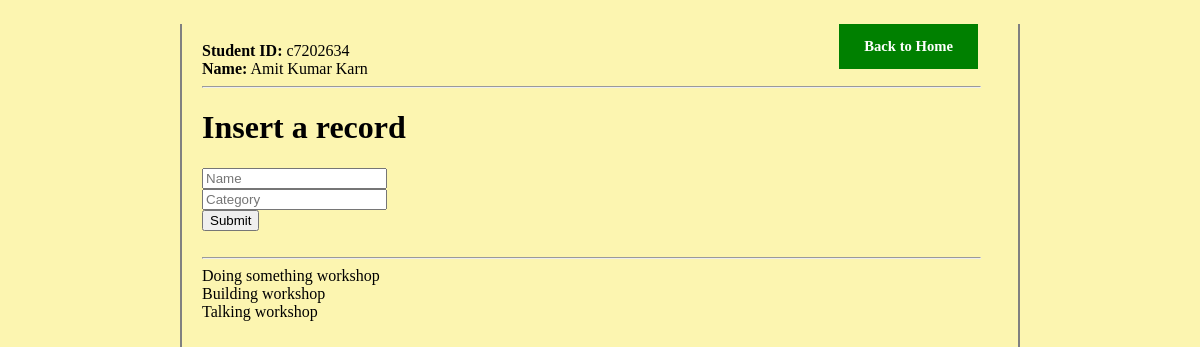
/portfolio/week8/task1/Wk8Recap.php, run on the app's committed database.
### tables this page shows
CREATE TABLE IF NOT EXISTS `events` (   
	`eventID` int(8) NOT NULL AUTO_INCREMENT,   
	`eventName` varchar(256) NOT NULL,   
	`eventCategory` varchar(256) NOT NULL,   
	PRIMARY KEY (`eventID`) 
	);

### portfolio/week8/task1/Wk8Select.php (the view, shortened to what this page needs)
<?php
	include '../../connection.php';
	$query="SELECT * FROM events where eventCategory='workshop'";
	$result=mysqli_query($connection, $query);
	while($row=mysqli_fetch_assoc($result))
	{
		echo $row['eventName'].' '.$row['eventCategory'].'<br />';
	}
?>

### portfolio/week8/style.css (style rules this page uses)
body { margin-left: 15%; margin-right: 15%; border-left: 2px solid grey; border-right: 2px solid grey; padding-left: 20px; padding-right: 15px; margin-top: 2%; border-bottom: 2px solid grey; background-color: #fcf5b0; }

### data on the page
events: eventName "Doing something", eventCategory "workshop"
events: eventName "Building", eventCategory "workshop"
events: eventName "Talking", eventCategory "workshop"
